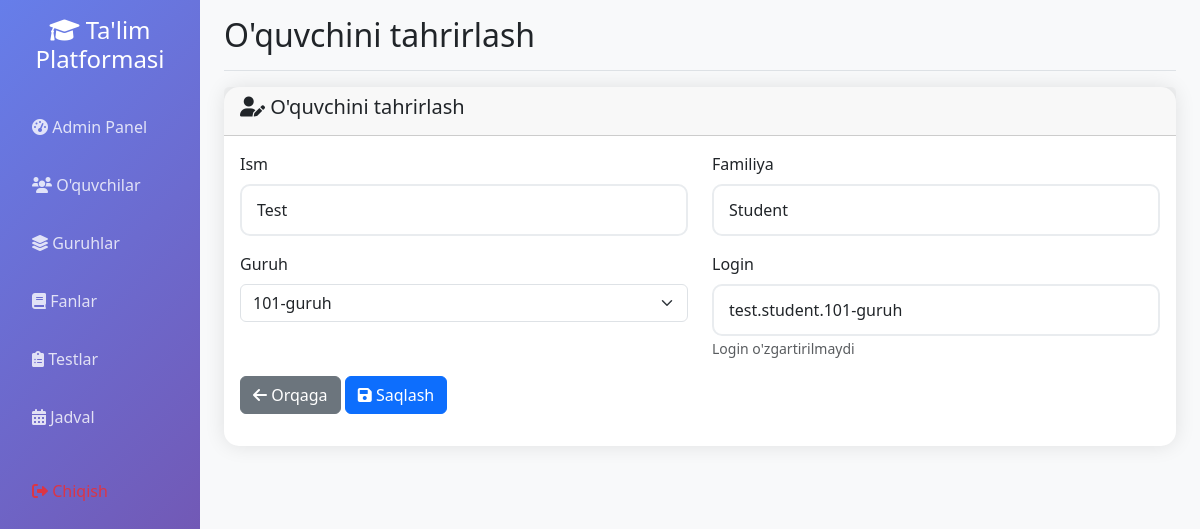
The page /admin/edit_student/2 (signed in) on the database its author committed.
### app.py (models this page shows)
class User(db.Model):
    __tablename__ = 'user'
    id = db.Column(db.Integer, primary_key=True)
    username = db.Column(db.String(80), unique=True, nullable=False, index=True)
    password_hash = db.Column(db.String(255), nullable=False)
    first_name = db.Column(db.String(50), nullable=False)
    last_name = db.Column(db.String(50), nullable=False)
    is_admin = db.Column(db.Boolean, default=False)
    is_group_leader = db.Column(db.Boolean, default=False)
    needs_password_change = db.Column(db.Boolean, default=False)
    group_id = db.Column(db.Integer, db.ForeignKey('group.id'), nullable=True)
    group = db.relationship('Group', backref=db.backref('students', lazy=True, cascade='all, delete-orphan'), foreign_keys=[group_id])
    test_registrations = db.relationship('TestRegistration', backref='student', lazy=True, cascade='all, delete-orphan')
    test_results = db.relationship('TestResult', backref='student', lazy=True, cascade='all, delete-orphan')
    difficult_topics = db.relationship('DifficultTopic', backref='student', lazy=True, cascade='all, delete-orphan')

class Group(db.Model):
    __tablename__ = 'group'
    id = db.Column(db.Integer, primary_key=True)
    name = db.Column(db.String(50), unique=True, nullable=False, index=True)
    description = db.Column(db.Text)
    total_score = db.Column(db.Integer, default=0)
    leader = db.relationship('User', backref=db.backref('led_group', uselist=False), foreign_keys=[User.group_id])
    schedules = db.relationship('Schedule', backref='group', lazy=True, cascade='all, delete-orphan')

### app.py (the view, shortened to what this page needs)
@app.route('/admin/edit_student/<int:student_id>', methods=['GET', 'POST'])
def admin_edit_student(student_id):
    if not session.get('logged_in', False) or not session.get('is_admin', False):
        return redirect(url_for('login'))
    student = User.query.get_or_404(student_id)
    groups = Group.query.all()
    return render_template('edit_student.html', student=student, groups=groups)

### app.py (called while the page is built, shortened)
@app.context_processor
def inject_user():
    class CurrentUser:
        def __init__(self):
            self.is_authenticated = session.get('logged_in', False)
            self.is_admin = session.get('is_admin', False)
            self.is_group_leader = session.get('is_group_leader', False)
            self.username = session.get('username', '')
            self.id = session.get('user_id', None)
    return dict(current_user=CurrentUser(), datetime=datetime)

### templates/edit_student.html (shortened to what this page needs)
{% extends "base.html" %}
{% block page_title %}O'quvchini tahrirlash{% endblock %}
{% block content %}
<div class="row">
    <div class="col-12">
        <div class="card">
            <div class="card-header">
                <h5><i class="fas fa-user-edit"></i> O'quvchini tahrirlash</h5>
            </div>
            <div class="card-body">
                <form method="POST">
                    <div class="row">
                        <div class="col-md-6">
                            <div class="mb-3">
                                <label for="first_name" class="form-label">Ism</label>
                                <input type="text" class="form-control" id="first_name" name="first_name" value="{{ student.first_name }}" required>
                            </div>
                        </div>
                        <div class="col-md-6">
                            <div class="mb-3">
                                <label for="last_name" class="form-label">Familiya</label>
                                <input type="text" class="form-control" id="last_name" name="last_name" value="{{ student.last_name }}" required>
                            </div>
                        </div>
                    </div>
                    <div class="row">
                        <div class="col-md-6">
                            <div class="mb-3">
                                <label for="group_id" class="form-label">Guruh</label>
                                <select class="form-select" id="group_id" name="group_id" required>
                                    {% for group in groups %}
                                        <option value="{{ group.id }}" {% if group.id == student.group_id %}selected{% endif %}>{{ group.name }}</option>
                                    {% endfor %}
                                </select>
                            </div>
                        </div>
                        <div class="col-md-6">
                            <div class="mb-3">
                                <label class="form-label">Login</label>
                                <input type="text" class="form-control" value="{{ student.username }}" readonly>
                                <small class="text-muted">Login o'zgartirilmaydi</small>
                            </div>
                        </div>
                    </div>
                    <div class="mb-3">
                        <a href="{{ url_for('admin_students') }}" class="btn btn-secondary">
                            <i class="fas fa-arrow-left"></i> Orqaga
                        </a>
                        <button type="submit" class="btn btn-primary">
                            <i class="fas fa-save"></i> Saqlash
                        </button>
                    </div>
                </form>
            </div>
        </div>
    </div>
</div>
{% endblock %}

### static/css/enhanced_ui.css (style rules this page uses)
.btn-enhanced { position: relative; overflow: hidden; transition: all 0.3s ease; }
.card-enhanced { border: none; box-shadow: 0 10px 30px rgba(0, 0, 0, 0.1); transition: all 0.3s ease; }
.form-control-enhanced { border: 2px solid #e9ecef; border-radius: 10px; padding: 12px 15px; transition: all 0.3s ease; }

### templates/base.html (style rules this page uses)
.card { border: none; border-radius: 15px; box-shadow: 0 0 20px rgba(0,0,0,0.1); transition: transform 0.3s; }

### rows shown on the page
User: first_name "Test", last_name "Student", group_id "101-guruh", username "test.student.101-guruh"
